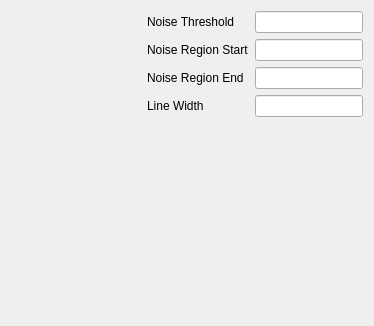
              <widget class="QWidget" name="noiseFilteringTab">
               <layout class="QGridLayout" name="gridLayout_15">
                <item row="0" column="0">
                 <spacer name="horizontalSpacer_8">
                  <property name="orientation">
                   <enum>Qt::Horizontal</enum>
                  </property>
                  <property name="sizeHint" stdset="0">
                   <size>
                    <width>136</width>
                    <height>20</height>
                   </size>
                  </property>
                 </spacer>
                </item>
                <item row="0" column="1">
                 <layout class="QHBoxLayout" name="horizontalLayout_45">
                  <item>
                   <layout class="QVBoxLayout" name="verticalLayout_16">
                    <item>
                     <widget class="QLabel" name="label_59">
                      <property name="text">
                       <string>Noise Threshold</string>
                      </property>
                     </widget>
                    </item>
                    <item>
                     <widget class="QLabel" name="label_60">
                      <property name="text">
                       <string>Noise Region Start</string>
                      </property>
                     </widget>
                    </item>
                    <item>
                     <widget class="QLabel" name="label_61">
                      <property name="text">
                       <string>Noise Region End</string>
                      </property>
                     </widget>
                    </item>
                    <item>
                     <widget class="QLabel" name="label_62">
                      <property name="text">
                       <string>Line Width</string>
                      </property>
                     </widget>
                    </item>
                   </layout>
                  </item>
                  <item>
                   <layout class="QVBoxLayout" name="verticalLayout_15">
                    <item>
                     <widget class="QLineEdit" name="noiseThresholdLE"/>
                    </item>
                    <item>
                     <widget class="QLineEdit" name="noiseRegionStartLE"/>
                    </item>
                    <item>
                     <widget class="QLineEdit" name="noiseRegionEndLE"/>
                    </item>
                    <item>
                     <widget class="QLineEdit" name="thLineWidthLE"/>
                    </item>
                   </layout>
                  </item>
                 </layout>
                </item>
                <item row="1" column="1">
                 <spacer name="verticalSpacer_6">
                  <property name="orientation">
                   <enum>Qt::Vertical</enum>
                  </property>
                  <property name="sizeHint" stdset="0">
                   <size>
                    <width>20</width>
                    <height>198</height>
                   </size>
                  </property>
                 </spacer>
                </item>
               </layout>
              </widget>
